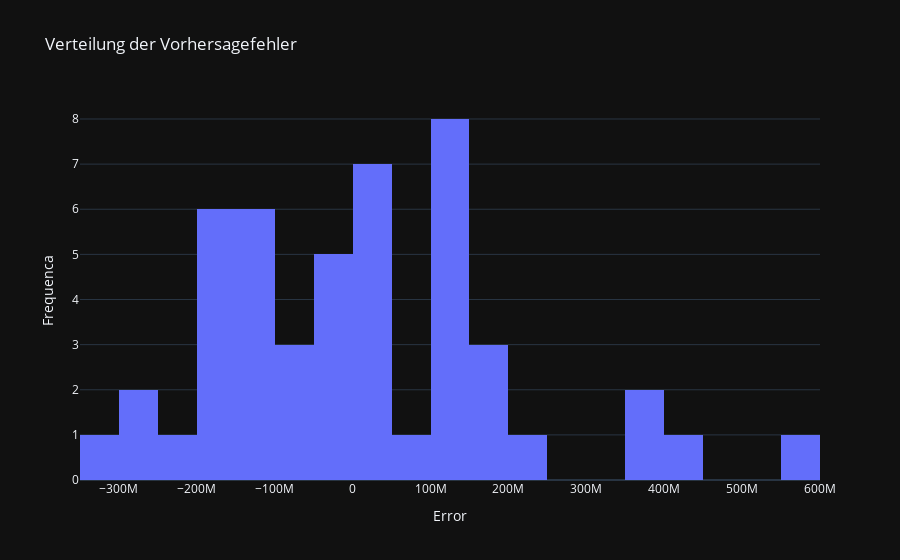

The notebook cell this image was saved under:
### Code cell
# Error Distribution (Histogramm)

fig_err = go.Figure()

fig_err.add_trace(go.Histogram(
    x=df_cv['residual'],
    nbinsx=40,
    name='Residuals'
))

fig_err.update_layout(
    title='Verteilung der Vorhersagefehler',
    xaxis_title='Error',
    yaxis_title='Frequenca',
    template='plotly_dark'
)

fig_err.show()

### Figure 1 — Plotly figure (JSON) as saved in the notebook; plotly's stock layout.template omitted (floating-point values rounded to 4 significant figures)
{"data": [{"name": "Residuals", "nbinsx": 40, "type": "histogram", "x": [-5516000.0, 101400000.0, -45130000.0, -163300000.0, -334200000.0, -173200000.0, 13000000.0, -195200000.0, -287700000.0, -177900000.0, -186500000.0, -293400000.0, -247700000.0, 3392000.0, 89940000.0, 112100000.0, 101700000.0, 158500000.0, 109200000.0, 128300000.0, 132800000.0, 246000000.0, 187000000.0, 396100000.0, 411800000.0, 389000000.0, 100700000.0, 48940000.0, 2405000.0, 26730000.0, 109500000.0, 32370000.0, -25000000.0, -46130000.0, -118200000.0, -91590000.0, 163700000.0, -4208000.0, -76950000.0, -109500000.0, -116400000.0, -132600000.0, -124700000.0, -196300000.0, -58430000.0, 6595000.0, 593200000.0, -116700000.0]}], "layout": {"title": {"text": "Verteilung der Vorhersagefehler"}, "xaxis": {"title": {"text": "Error"}}, "yaxis": {"title": {"text": "Frequenca"}}}}
